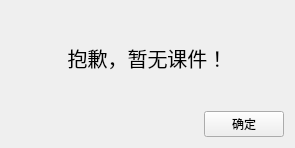
<?xml version="1.0" encoding="UTF-8"?>
<ui version="4.0">
 <class>Form</class>
 <widget class="QWidget" name="Form">
  <property name="geometry">
   <rect>
    <x>0</x>
    <y>0</y>
    <width>295</width>
    <height>148</height>
   </rect>
  </property>
  <property name="windowTitle">
   <string>Form</string>
  </property>
  <layout class="QVBoxLayout" name="verticalLayout">
   <item>
    <widget class="QLabel" name="label">
     <property name="font">
      <font>
       <pointsize>15</pointsize>
      </font>
     </property>
     <property name="text">
      <string>抱歉，暂无课件！</string>
     </property>
     <property name="alignment">
      <set>Qt::AlignCenter</set>
     </property>
    </widget>
   </item>
   <item>
    <layout class="QHBoxLayout" name="horizontalLayout">
     <item>
      <spacer name="horizontalSpacer">
       <property name="orientation">
        <enum>Qt::Horizontal</enum>
       </property>
       <property name="sizeHint" stdset="0">
        <size>
         <width>40</width>
         <height>20</height>
        </size>
       </property>
      </spacer>
     </item>
     <item>
      <widget class="QPushButton" name="pushButton">
       <property name="text">
        <string>确定</string>
       </property>
      </widget>
     </item>
    </layout>
   </item>
  </layout>
 </widget>
 <resources/>
 <connections>
  <connection>
   <sender>pushButton</sender>
   <signal>clicked()</signal>
   <receiver>Form</receiver>
   <slot>close()</slot>
   <hints>
    <hint type="sourcelabel">
     <x>238</x>
     <y>100</y>
    </hint>
    <hint type="destinationlabel">
     <x>287</x>
     <y>44</y>
    </hint>
   </hints>
  </connection>
 </connections>
</ui>
